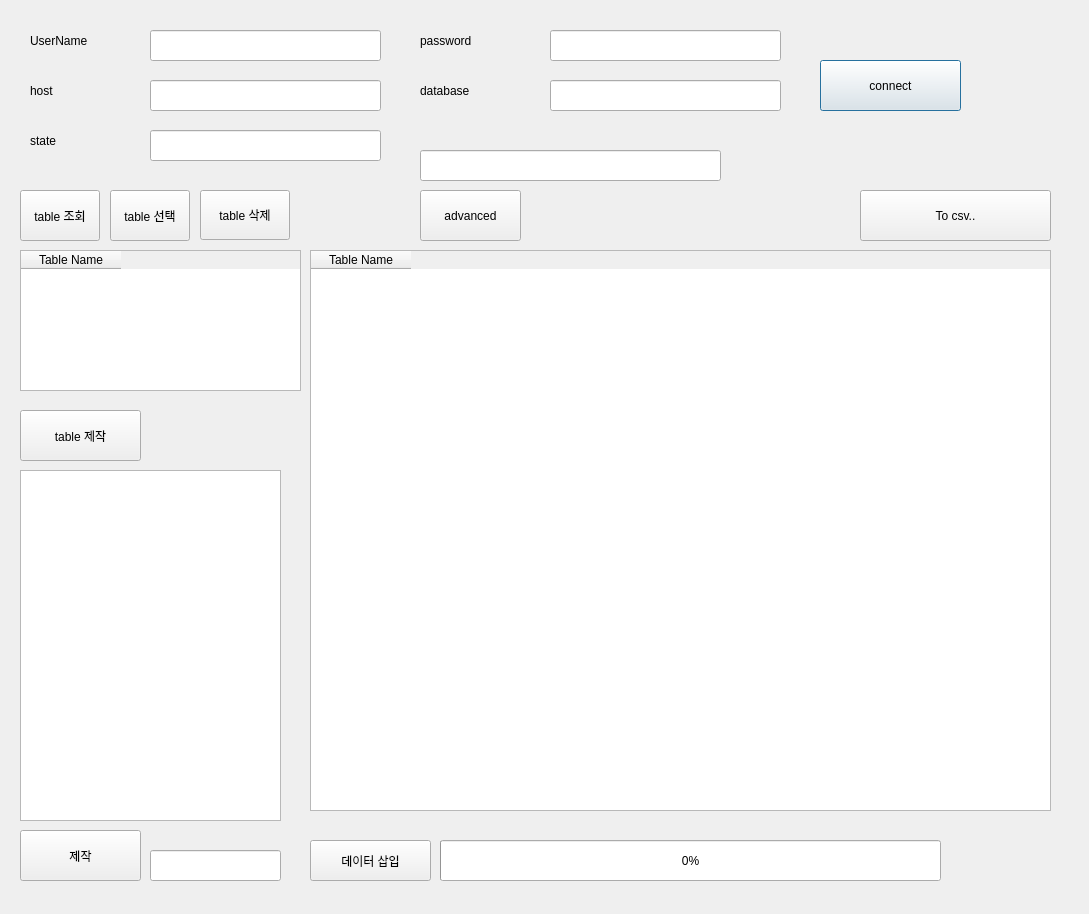
<?xml version="1.0" encoding="UTF-8"?>
<ui version="4.0">
 <class>Dialog</class>
 <widget class="QDialog" name="Dialog">
  <property name="geometry">
   <rect>
    <x>0</x>
    <y>0</y>
    <width>1089</width>
    <height>914</height>
   </rect>
  </property>
  <property name="windowTitle">
   <string>Dialog</string>
  </property>
  <widget class="QPushButton" name="btnConnect">
   <property name="geometry">
    <rect>
     <x>820</x>
     <y>60</y>
     <width>141</width>
     <height>51</height>
    </rect>
   </property>
   <property name="text">
    <string>connect</string>
   </property>
  </widget>
  <widget class="QLabel" name="userName">
   <property name="geometry">
    <rect>
     <x>30</x>
     <y>20</y>
     <width>111</width>
     <height>41</height>
    </rect>
   </property>
   <property name="text">
    <string>UserName</string>
   </property>
  </widget>
  <widget class="QLabel" name="host">
   <property name="geometry">
    <rect>
     <x>30</x>
     <y>70</y>
     <width>111</width>
     <height>41</height>
    </rect>
   </property>
   <property name="text">
    <string>host</string>
   </property>
  </widget>
  <widget class="QLabel" name="database">
   <property name="geometry">
    <rect>
     <x>420</x>
     <y>70</y>
     <width>111</width>
     <height>41</height>
    </rect>
   </property>
   <property name="text">
    <string>database</string>
   </property>
  </widget>
  <widget class="QLineEdit" name="Uname_line">
   <property name="geometry">
    <rect>
     <x>150</x>
     <y>30</y>
     <width>231</width>
     <height>31</height>
    </rect>
   </property>
  </widget>
  <widget class="QLineEdit" name="Uhost_line">
   <property name="geometry">
    <rect>
     <x>150</x>
     <y>80</y>
     <width>231</width>
     <height>31</height>
    </rect>
   </property>
  </widget>
  <widget class="QLineEdit" name="Udatabase_line">
   <property name="geometry">
    <rect>
     <x>550</x>
     <y>80</y>
     <width>231</width>
     <height>31</height>
    </rect>
   </property>
  </widget>
  <widget class="QLineEdit" name="state_line">
   <property name="geometry">
    <rect>
     <x>150</x>
     <y>130</y>
     <width>231</width>
     <height>31</height>
    </rect>
   </property>
   <property name="readOnly">
    <bool>true</bool>
   </property>
  </widget>
  <widget class="QLabel" name="state">
   <property name="geometry">
    <rect>
     <x>30</x>
     <y>120</y>
     <width>111</width>
     <height>41</height>
    </rect>
   </property>
   <property name="text">
    <string>state</string>
   </property>
  </widget>
  <widget class="QLabel" name="Upassword">
   <property name="geometry">
    <rect>
     <x>420</x>
     <y>20</y>
     <width>111</width>
     <height>41</height>
    </rect>
   </property>
   <property name="text">
    <string>password</string>
   </property>
  </widget>
  <widget class="QLineEdit" name="Upassword_line">
   <property name="geometry">
    <rect>
     <x>550</x>
     <y>30</y>
     <width>231</width>
     <height>31</height>
    </rect>
   </property>
  </widget>
  <widget class="QPushButton" name="btnSee">
   <property name="geometry">
    <rect>
     <x>20</x>
     <y>190</y>
     <width>80</width>
     <height>51</height>
    </rect>
   </property>
   <property name="text">
    <string>table 조회</string>
   </property>
  </widget>
  <widget class="QTableWidget" name="tableWidget">
   <property name="geometry">
    <rect>
     <x>20</x>
     <y>250</y>
     <width>281</width>
     <height>141</height>
    </rect>
   </property>
   <column>
    <property name="text">
     <string>Table Name</string>
    </property>
   </column>
  </widget>
  <widget class="QPushButton" name="btnTable">
   <property name="geometry">
    <rect>
     <x>110</x>
     <y>190</y>
     <width>80</width>
     <height>51</height>
    </rect>
   </property>
   <property name="text">
    <string>table 선택</string>
   </property>
  </widget>
  <widget class="QLabel" name="se_ta">
   <property name="geometry">
    <rect>
     <x>320</x>
     <y>200</y>
     <width>91</width>
     <height>41</height>
    </rect>
   </property>
   <property name="text">
    <string/>
   </property>
  </widget>
  <widget class="QTableWidget" name="show_table">
   <property name="geometry">
    <rect>
     <x>310</x>
     <y>250</y>
     <width>741</width>
     <height>561</height>
    </rect>
   </property>
   <column>
    <property name="text">
     <string>Table Name</string>
    </property>
   </column>
  </widget>
  <widget class="QPushButton" name="btnMkTable">
   <property name="geometry">
    <rect>
     <x>20</x>
     <y>410</y>
     <width>121</width>
     <height>51</height>
    </rect>
   </property>
   <property name="text">
    <string>table 제작</string>
   </property>
  </widget>
  <widget class="QPushButton" name="btnInsert">
   <property name="geometry">
    <rect>
     <x>310</x>
     <y>840</y>
     <width>121</width>
     <height>41</height>
    </rect>
   </property>
   <property name="text">
    <string>데이터 삽입</string>
   </property>
  </widget>
  <widget class="QTextEdit" name="textEdit">
   <property name="geometry">
    <rect>
     <x>20</x>
     <y>470</y>
     <width>261</width>
     <height>351</height>
    </rect>
   </property>
   <property name="readOnly">
    <bool>true</bool>
   </property>
  </widget>
  <widget class="QPushButton" name="make_it">
   <property name="geometry">
    <rect>
     <x>20</x>
     <y>830</y>
     <width>121</width>
     <height>51</height>
    </rect>
   </property>
   <property name="text">
    <string>제작</string>
   </property>
  </widget>
  <widget class="QPushButton" name="btnDel">
   <property name="geometry">
    <rect>
     <x>200</x>
     <y>190</y>
     <width>90</width>
     <height>50</height>
    </rect>
   </property>
   <property name="text">
    <string>table 삭제</string>
   </property>
  </widget>
  <widget class="QLineEdit" name="state_line_2">
   <property name="geometry">
    <rect>
     <x>150</x>
     <y>850</y>
     <width>131</width>
     <height>31</height>
    </rect>
   </property>
   <property name="readOnly">
    <bool>true</bool>
   </property>
  </widget>
  <widget class="QProgressBar" name="progressBar">
   <property name="geometry">
    <rect>
     <x>440</x>
     <y>840</y>
     <width>501</width>
     <height>41</height>
    </rect>
   </property>
   <property name="maximum">
    <number>100</number>
   </property>
   <property name="value">
    <number>0</number>
   </property>
  </widget>
  <widget class="QLabel" name="label">
   <property name="geometry">
    <rect>
     <x>960</x>
     <y>840</y>
     <width>67</width>
     <height>31</height>
    </rect>
   </property>
   <property name="text">
    <string/>
   </property>
  </widget>
  <widget class="QPushButton" name="btnAdvance">
   <property name="geometry">
    <rect>
     <x>420</x>
     <y>190</y>
     <width>101</width>
     <height>51</height>
    </rect>
   </property>
   <property name="text">
    <string>advanced</string>
   </property>
  </widget>
  <widget class="QLabel" name="label_2">
   <property name="geometry">
    <rect>
     <x>330</x>
     <y>200</y>
     <width>67</width>
     <height>31</height>
    </rect>
   </property>
   <property name="text">
    <string/>
   </property>
  </widget>
  <widget class="QLineEdit" name="state_line_3">
   <property name="geometry">
    <rect>
     <x>420</x>
     <y>150</y>
     <width>301</width>
     <height>31</height>
    </rect>
   </property>
   <property name="readOnly">
    <bool>true</bool>
   </property>
  </widget>
  <widget class="QPushButton" name="btnSave">
   <property name="geometry">
    <rect>
     <x>860</x>
     <y>190</y>
     <width>191</width>
     <height>51</height>
    </rect>
   </property>
   <property name="text">
    <string>To csv..</string>
   </property>
  </widget>
 </widget>
 <resources/>
 <connections/>
</ui>
